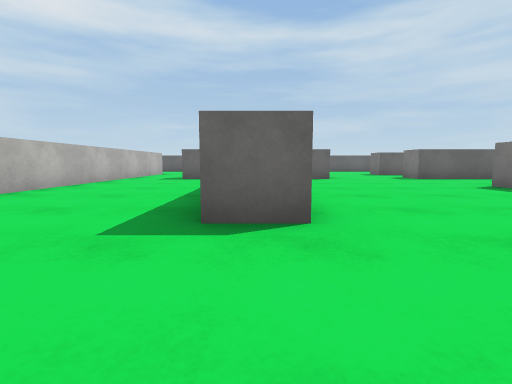
View 1 (above)

17 first-person views from a walk through a scene from a Unity 3-D project. The camera is 0.55 m above the floor, tilts 6° down and sees 85° across. The floor is counted in squares, 1 m on a side. Each view is taken from the middle of a square. On the plan, view 1 faces up. The plan holds only what a view shows up to about 9 squares ahead; the rest is blank. The place goes on beyond the plan. The player character is not drawn. Surface patterns are stand-ins for the level's own textures.

View 2
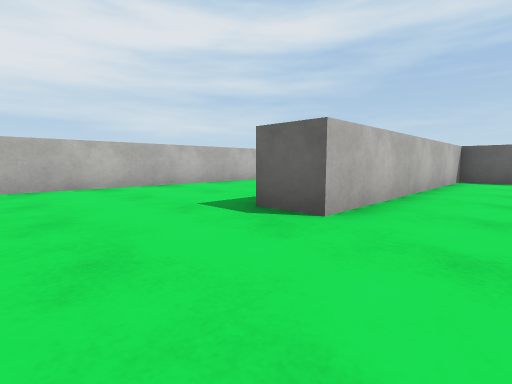

View 3
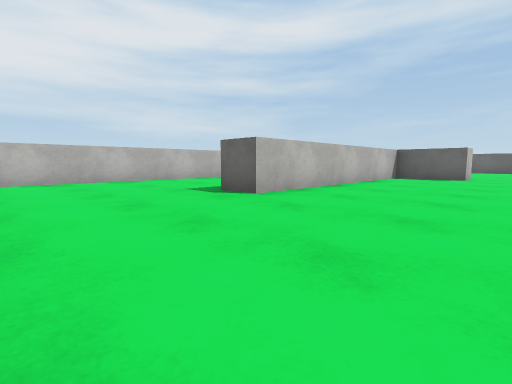

View 4
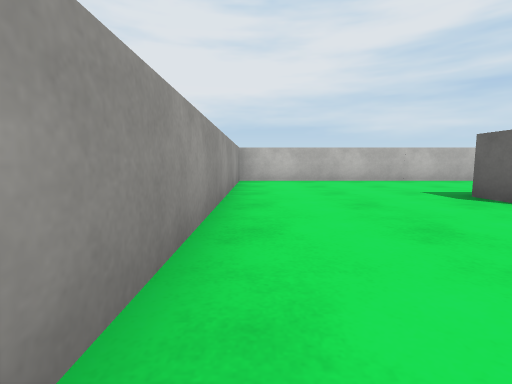

View 5
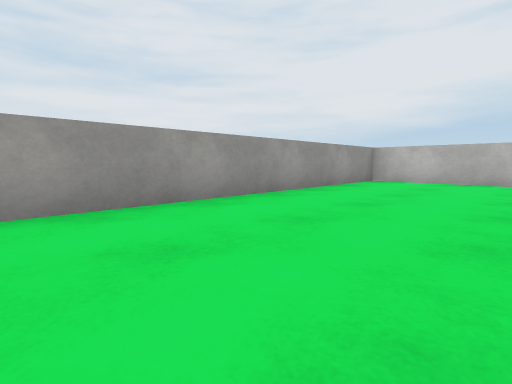

View 6
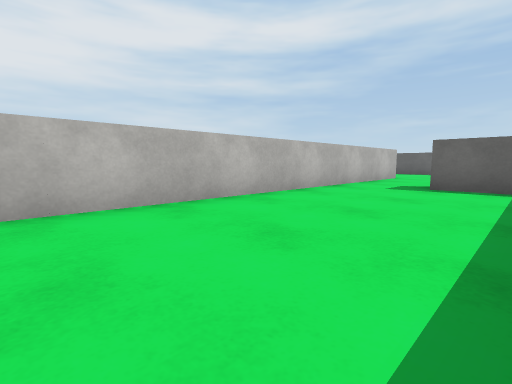

View 7
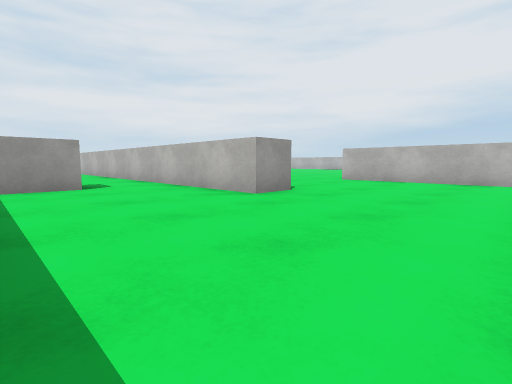

View 8
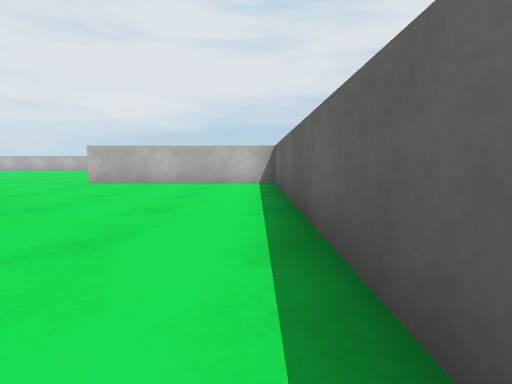

View 9
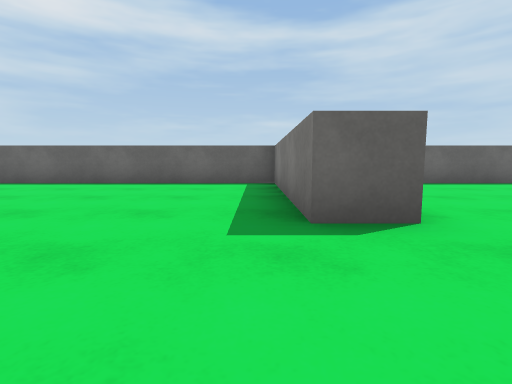

View 10
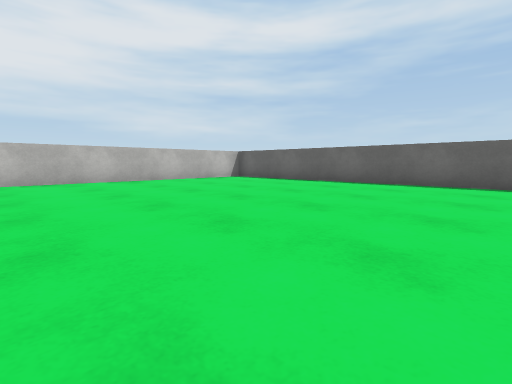

View 11
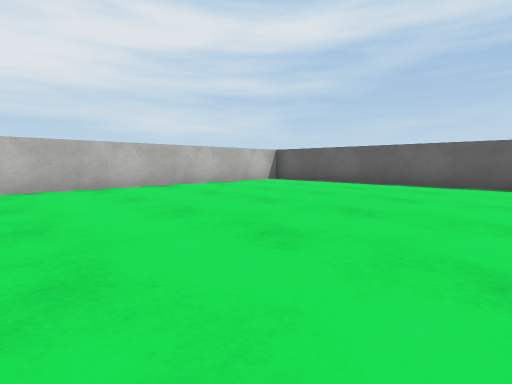

View 12
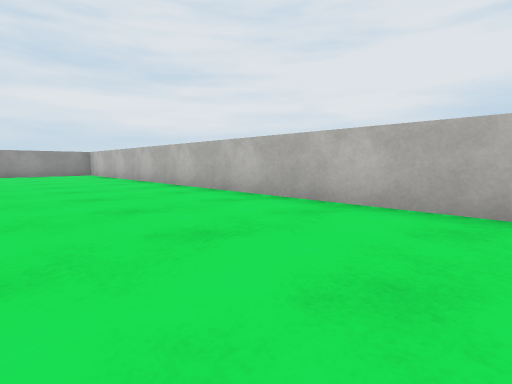

View 13
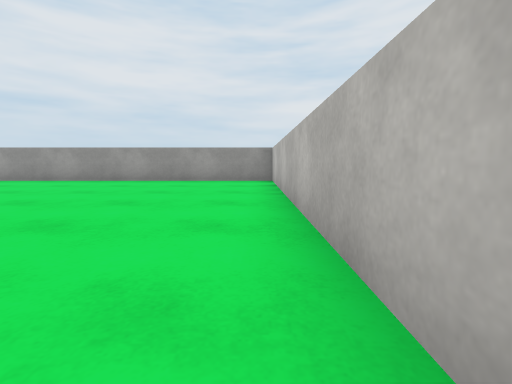

View 14
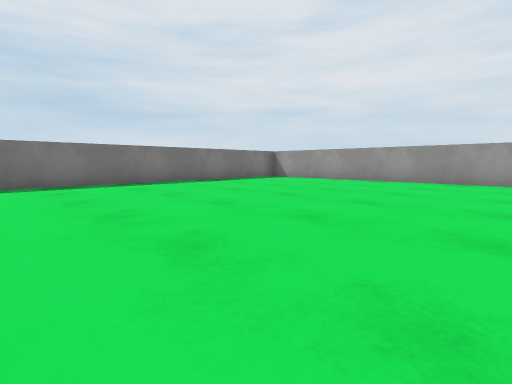

View 15
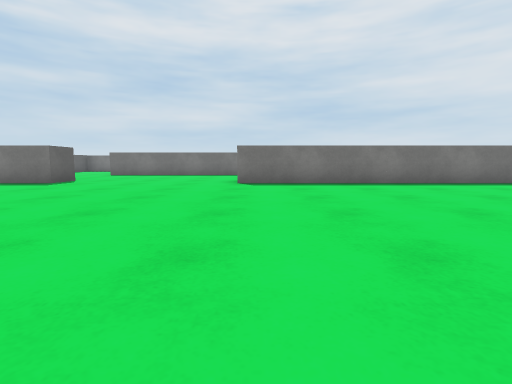

View 16
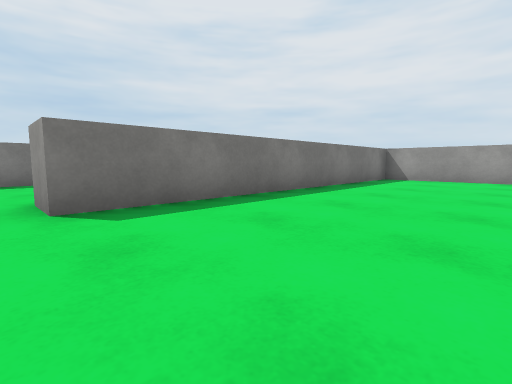

View 17
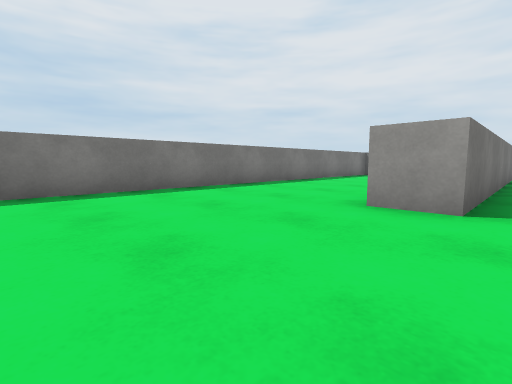

### Floor plan
Points are (right, up) in squares from view 1. A wall is a line through its corners. A room is listed if a view was taken in it or the views show most of it. See-through windows are left out.
Room 1 (views 1, 2, 3, 4, 5, 6)
walls: (-1.2, 9.5) (-2.5, 9.5); (2.5, 10.4) (2.5, 9.5) (0.5, 9.5) (0.5, 2.5) (-0.5, 2.5); (-4.5, 9.5) (-4.5, -1.5) (3.9, -1.5)
ways out: opening at (-3.5, 10) to room 2; opening at (3.5, 10)
Room 2 (views 7, 8, 9, 10, 11, 12, 13, 14, 15, 16, 17)
walls: (-5.6, 13.5) (-4.5, 13.5) (-4.5, 9.5); (-5.5, 3.6) (-5.5, 10.9); (-2.6, 10.5) (-1.2, 10.5); (-21.5, 16.4) (-21.5, -1.5) (-10.5, -1.5) (-10.5, 7.5) (-9.5, 7.5); (-2.5, 17.5) (-9.5, 17.5) (-9.5, 12.5) (-10.5, 12.5) (-10.5, 17.5) (-20.4, 17.5)
ways out: opening at (-3.5, 10) to room 1

Positions as (right, up) in squares from view 1, and headings:
1: (0, 0), facing up
2: (2, 0), facing up-left
3: (4, -1), facing up-left
4: (4, -1), facing left
5: (4, 2), facing down-left
6: (-1, 3), facing up-left
7: (-1, 17), facing down-left
8: (-2, 17), facing left
9: (-11, 10), facing up
10: (-13, 10), facing up-left
11: (-15, 10), facing up-left
12: (-18, 12), facing down-left
13: (-21, 7), facing down
14: (-18, 7), facing down-right
15: (-18, 7), facing right
16: (-14, 8), facing down-right
17: (-11, 11), facing down-right
